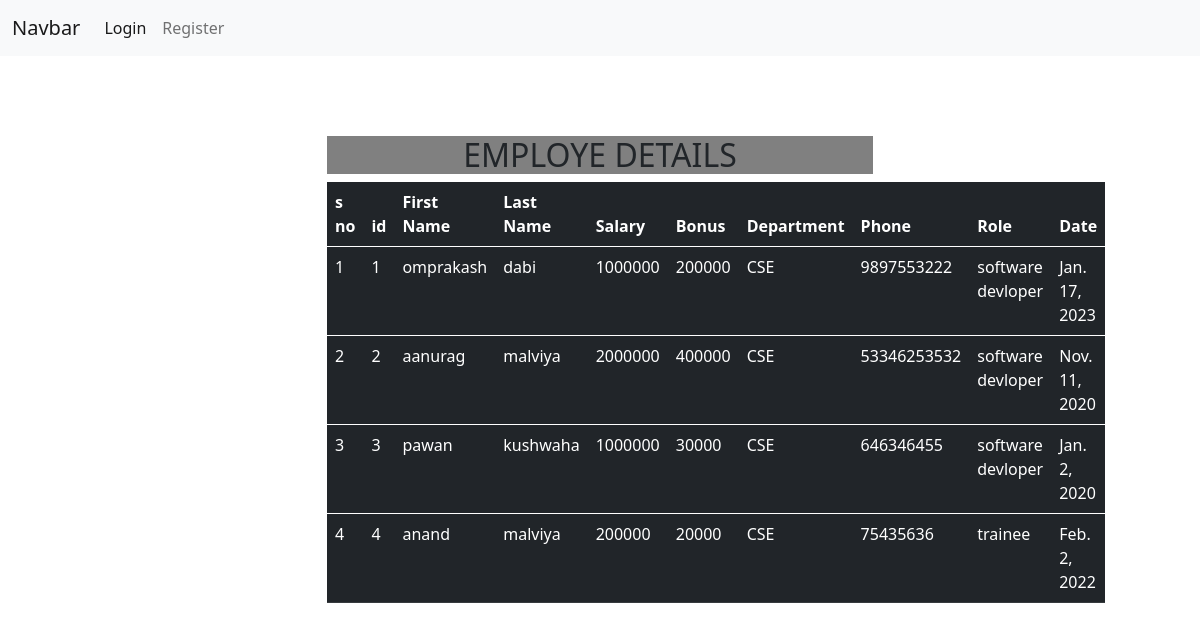
The page /edetails/ on the database its author committed.
### employee/models.py (models this page shows)
class employe(models.Model):
    fname = models.CharField(max_length=100)
    lname = models.CharField(max_length=100)
    salary = models.PositiveIntegerField()
    bonus = models.PositiveIntegerField()
    dept = models.ForeignKey(department, on_delete=models.CASCADE)
    phone = models.IntegerField()
    role = models.ForeignKey(role, on_delete=models.CASCADE)
    hired_date = models.DateField()

class department(models.Model):
    name = models.CharField(max_length=100)
    location = models.CharField(max_length=100)
    def __str__(self):
        return self.name

class role(models.Model):
    r_name = models.CharField(max_length=100)
    def __str__(self):
        return self.r_name

### employee/views.py (the view)
# urls.py: path('edetails/',views.edetails,name='edetails'),
def edetails(request):
    d = employe.objects.all()
    return render(request,'edetails.html',{'data':d})

### employee/template/edetails.html
{% extends 'base.html' %} {% block content %}
<h2 class="text-center" style="background-color: gray;">EMPLOYE DETAILS</h2>
<table class="table table-dark table-hover">
    <thead>
        <th>s no</th>
        <th>id</th>
        <th>First Name</th>
        <th>Last Name</th>
        <th>Salary</th>
        <th>Bonus</th>
        <th>Department</th>
        <th>Phone</th>
        <th>Role</th>
        <th>Date</th>
    </thead>
    {% if data %}
    <div>
        {% for d in data %}
        <tbody>
            <td>{{ forloop.counter }}</td>
            <td>{{d.id}}</td>
            <td>{{d.fname}}</td>
            <td>{{d.lname}}</td>
            <td>{{d.salary}}</td>
            <td>{{d.bonus}}</td>
            <td>{{d.dept}}</td>
            <td>{{d.phone}}</td>
            <td>{{d.role}}</td>
            <td>{{d.hired_date}}</td>
        </tbody>
        {% endfor %}
    </div>
    {% endif %}
</table>
{% endblock %}

### rows shown on the page
employe: id "1", fname "omprakash", lname "dabi", salary "1000000", bonus "200000", dept "CSE", phone "9897553222", role "software devloper", hired_date "Jan. 17, 2023"
employe: id "2", fname "aanurag", lname "malviya", salary "2000000", bonus "400000", dept "CSE", phone "53346253532", role "software devloper", hired_date "Nov. 11, 2020"
employe: id "3", fname "pawan", lname "kushwaha", salary "1000000", bonus "30000", dept "CSE", phone "646346455", role "software devloper", hired_date "Jan. 2, 2020"
employe: id "4", fname "anand", lname "malviya", salary "200000", bonus "20000", dept "CSE", phone "75435636", role "trainee", hired_date "Feb. 2, 2022"
